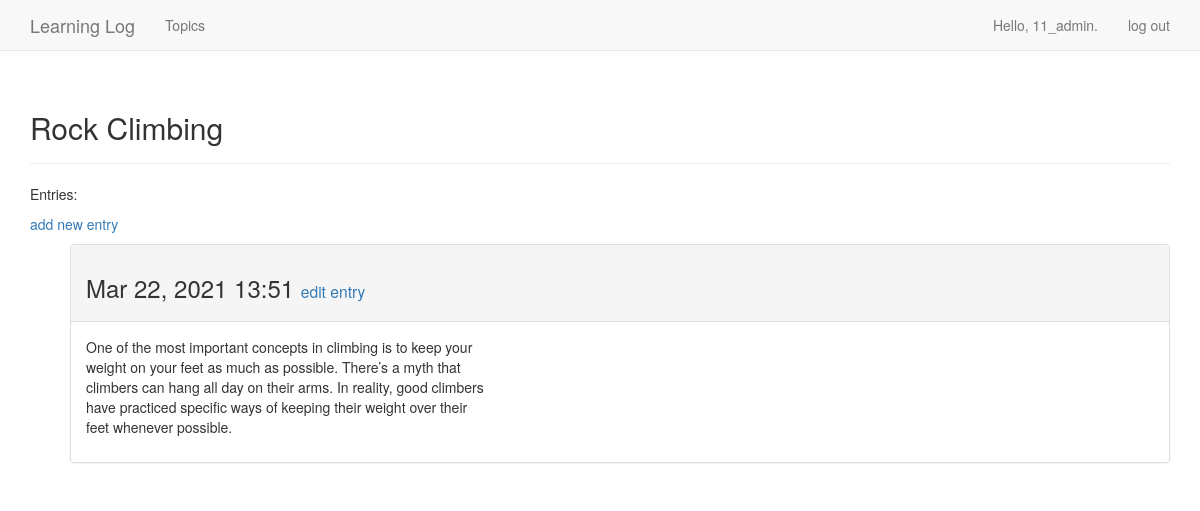
The page /topics/2/ (signed in) on the database its author committed.
### learning_logs/models.py (models this page shows, shortened)
class Topic(models.Model):
    text = models.CharField(max_length=200)
    date_added = models.DateTimeField(auto_now_add=True)
    owner = models.ForeignKey(User, on_delete = models.CASCADE)
    def __str__(self):
        return self.text

class Entry(models.Model):
    topic = models.ForeignKey(Topic, on_delete = models.CASCADE)
    text = models.TextField()
    date_added = models.DateTimeField(auto_now_add=True)
    class Meta:
        verbose_name_plural = 'entries'

### learning_logs/views.py (the view)
# urls.py: url(r'^topics/(?P<topic_id>\d+)/$', views.topic, name='topic'),
@login_required
def topic(request, topic_id):
    topic = get_object_or_404(Topic, id=topic_id)
    if topic.owner != request.user:
        raise Http404
    entries = topic.entry_set.order_by('-date_added')
    context = {'topic': topic, 'entries': entries}
    return render(request, 'learning_logs/topic.html', context)

### learning_logs/templates/learning_logs/topic.html
{% extends 'learning_logs/base.html' %}
{% block header %}
  <h2>{{ topic }}</h2>
{% endblock header %}
{% block content %}
  <p>Entries:</p>
  <p>
      <a href="{% url 'learning_logs:new_entry' topic.id %}">add new entry</a>
  </p>
  <ul>
  {% for entry in entries %}
    <div class="panel panel-default">
        <div class="panel-heading">
            <h3>
                {{ entry.date_added|date:'M d, Y H:i' }}
                <small>
                    <a href="{% url 'learning_logs:edit_entry' entry.id %}">edit entry</a>
                </small>
            </h3>
        </div>
        <div class="panel-body">
            {{ entry.text|linebreaks }}
        </div>
    </div>
  {% empty %}
        There are no entries for this topic yet.
  {% endfor %}
  </ul>
{% endblock content %}

### learning_logs/templates/learning_logs/base.html (shortened to what this page needs)
{% load bootstrap3 %}
<!DOCTYPE html>
<html lang="en">
  <head>
    <meat name="viewport" content="width=device-width, initial-scale=1">
    {% bootstrap_css %}
  </head>
  <body>
    <nav class="navbar navbar-default navbar-static-top">
      <div class="container">
        <div class="navbar-header">
          <a class="navbar-brand" href="{% url 'learning_logs:index' %}">
              Learning Log</a>
        </div>
        <div id="navbar" class="navbar-collapse collapse">
          <ul class="nav navbar-nav">
            <li><a href="{% url 'learning_logs:topics' %}">Topics</a></li>
          </ul>
          <ul class="nav navbar-nav navbar-right">
            {% if user.is_authenticated %}
              <li><a>Hello, {{ user.username }}.</a></li>
              <li><a href="{% url 'users:logout' %}">log out</a></li>
            {% else %}
              <li><a href="{% url 'users:register' %}">register</a></li>
              <li><a href="{% url 'users:login' %}">log in</a></li>
            {% endif %}
          </ul>
        </div>
      </div>
    </nav>
    <div class="container">
      <div class="page-header">
        {% block header %}{% endblock header %}
      </div>
      <div>
        {% block content %}{% endblock content %}
      </div>
    </div>
  </body>
</html>

### rows shown on the page
Topic: text "Rock Climbing"
Entry: date_added "Mar 22, 2021 13:51", text "One of the most important concepts in climbing is to keep your weight on your feet as much as possible. There’s a myth that climbers can hang all day on their arms. In reality, good climbers have practiced specific ways of keeping their weight over their feet whenever possible."

### other values the page prints
{{ user.username }} "11_admin"
